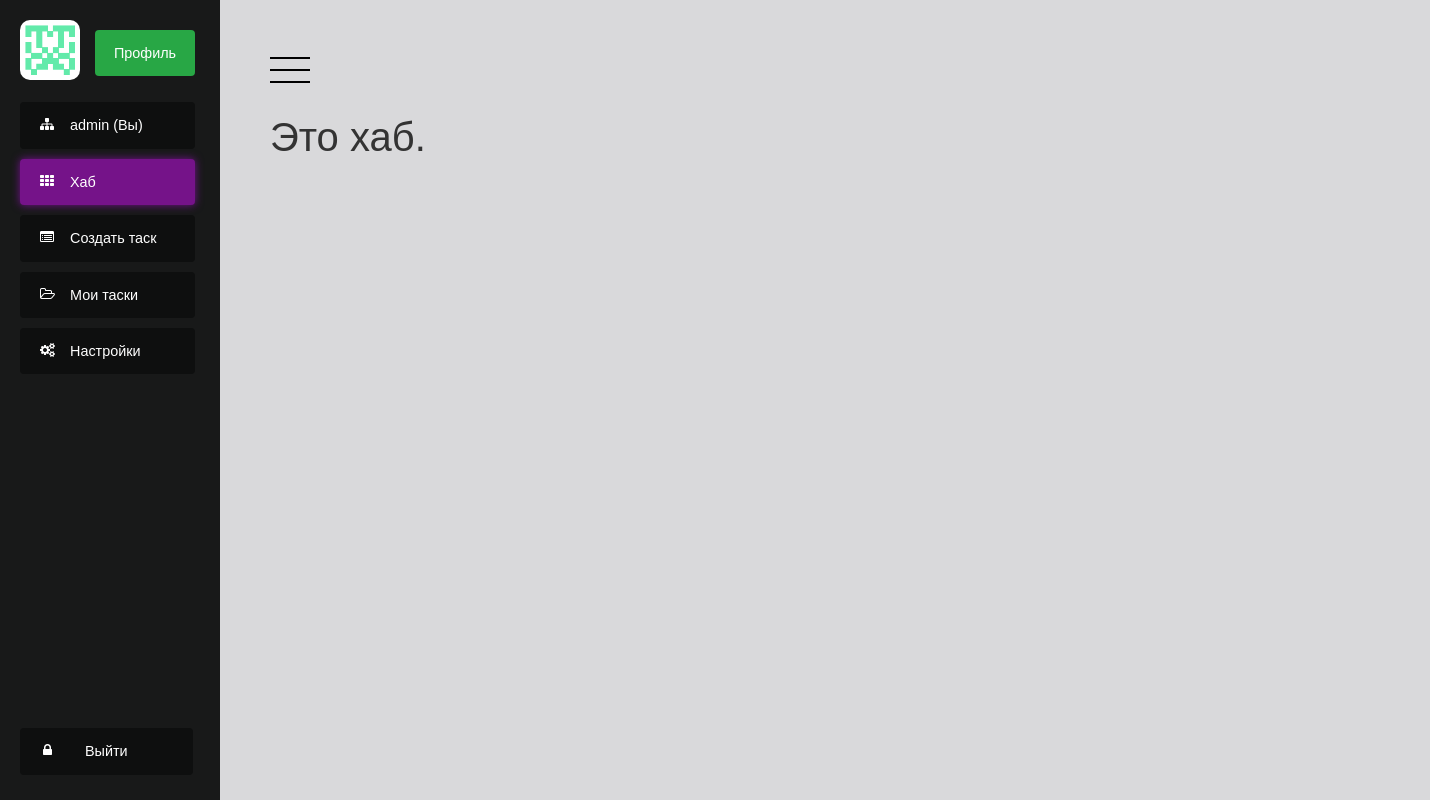
Page / (signed in) on the committed database.
### codev_app/models.py (models this page shows, shortened)
class User(AbstractBaseUser):
    email = models.EmailField(_('email'), unique=True)
    first_name = models.CharField(_('name'), max_length=30, blank=True)
    last_name = models.CharField(_('surname'), max_length=30, blank=True)
    nickname = models.CharField(max_length=30, unique=True)
    bio = models.TextField(max_length=500, blank=True)
    location = models.CharField(max_length=30, blank=True)
    date_joined = models.DateTimeField(_('registered'), auto_now_add=True)
    is_active = models.BooleanField(_('is_active'), default=True)
    avatar = models.ImageField(upload_to='users/avatars/', null=True, blank=True)
    is_superuser = models.BooleanField(default=False)
    objects = UserManager()
    USERNAME_FIELD = 'nickname'
    REQUIRED_FIELDS = [first_name, last_name, nickname, email]
    class Meta:
        verbose_name = _('user')
        verbose_name_plural = _('users')

### codev_app/views.py (the view)
# urls.py: path('', index),
def index(request):
    if request.user.is_authenticated:
        context = get_context(request, 'index')
        context = hab(request)
        print(context['tasks'])
        return render(request, 'hab.html', context)
    return render(request, 'index.html')

### codev_app/views.py (called while the page is built)
def get_context(request, pagename):
    context = {
        'pagename': pagename,
        'user': request.user,
        'registerform': RegistrationForm(request.POST)
    }
    if request.user.is_authenticated:
        context.update({'avatar': request.user.avatar})
    return context

def hab(request):
    tasks = Task.objects.filter(~Q(author = request.user))
    print(tasks)
    context = get_context(request, 'hab')
    context.update({'tasks': tasks})
    return context

### templates/hab.html (shortened to what this page needs)
<!DOCTYPE html>
<html lang="en">
<head>
    <link rel="stylesheet" type="text/css" href="/static/modern_style.css">
</head>
<body>
{% include 'patterns/modern_menu.html' %}
<h1>Это хаб.</h1>
 <br>
{% include 'patterns/modern_footer.html' %}
</body>
</html>

### templates/patterns/modern_menu.html (shortened to what this page needs)
<div class="wrapper">
  <div class="sidebar" style="position: fixed;">
    <ul class="nav">
      <img class="avatar" src="{{ MEDIA_URL }}{{ avatar }}">
       <li class="profile"><a class="profile-button" href = "/profile/{{ user }}"><p> Профиль </p></a></li>
       <li><a {% if pagename == 'profile' %}class="active"{% endif %} href = "/profile/{{ user }}"> {{ user }} (Вы) </a></li>
      <li><a {% if pagename == 'hab' %}class="active"{% endif %} href="/">Хаб</a></li>
      <li><a {% if pagename == 'make_task' %}class="active"{% endif %} href="/add_task">Создать таск</a></li>
      <li><a {% if pagename == 'tasks' %}class="active"{% endif %} href="/tasks">Мои таски</a></li>
      <li><a {% if pagename == 'settings' %}class="active"{% endif %}>Настройки</a></li>
      <li><a class="logout" href="/u/logout/">Выйти</a></li>
    </ul>
  </div>
  <div class="content isOpen">
          <a class="button">
      <svg xmlns="http://www.w3.org/2000/svg" viewBox="0 0 100 100">
        <line x1="0" y1="20" x2="100" y2="20" />
        <line x1="0" y1="50" x2="100" y2="50" />
        <line x1="0" y1="80" x2="100" y2="80" />
      </svg>
    </a>

### static/modern_style.css (style rules this page uses)
*, *::before, *::after { margin: 0; padding: 0; box-sizing: border-box; }
a { text-decoration: none; }
html, body { height: 100%; width: 100%; font-family: 'Montserrat', sans-serif; -webkit-font-smoothing: antialiased; font-smoothing: antialiased; background-color: #2a313d; }
body { font: 500 .9rem/1 'Avenir Next', sans-serif; color: #333; background: rgb(45,48,58); }
.wrapper { display: flex; min-height: 100%; background-color: #181919; }
.sidebar { position: absolute; width: 220px; padding: 20px; }
.content { flex: 1; padding: 50px; background: #d9d9db; transform: translateX(0); transition: transform .3s; }
.content.isOpen { transform: translateX(220px); }
.button { cursor: pointer; }
.button svg { width: 40px; }
h1 { margin-top: 25px; font-size: 40px; font-weight: 400; }
.nav { list-style: none; }
.nav li a { background: #0e0f0f; margin-top: 10px; position: relative; display: block; margin-bottom: 5px; padding: 16px 0 16px 50px; color: #fff; border-radius: 4px; -webkit-transition-duration: 0.4s; transition-duration: 0.5s; transition: all .2s ease-in-out; cursor: pointer; }
.nav li a.logout { padding: 16px 65px 16px 65px; position: absolute; bottom: 1.4em; }
.nav li a.active { background-color: #751389; box-shadow: 0px 0px 8px #751390; }
.nav li a::before { font: 14px fontawesome; position: absolute; top: 15px; left: 20px; }
.nav li:nth-child(3) a::before { content: '\f0e8'; }
.nav li:nth-child(4) a::before { content: '\f00a'; }
.nav li:nth-child(5) a::before { content: '\f022'; }
.nav li:nth-child(6) a::before { content: '\f115'; }
.nav li:nth-child(7) a::before { content: '\f085'; }
.nav li:nth-child(8) a::before { content: '\f023'; left: 23px; }
.avatar { margin-bottom: 10px; height: 60px; width: 60px; -webkit-border-radius: 10px; -moz-border-radius: 10px; border-radius: 10px; cursor: pointer; }
.profile { float: right; text-align-all: center; }
.wrapper .nav .profile a { width: 100px; text-align: center; float: left; }
.sidebar { height: 100%; width: 215px; text-align: left; float: left; }
.profile p { text-align: center; margin-left: -50px; }
.nav li a.profile-button { background-color: #28a745; }
:root { --gutterSm: 0.4rem; --gutterMd: 0.8rem; --gutterLg: 1.6rem; --gutterXl: 2.4rem; --gutterXx: 7.2rem; --colorPrimary400: #7e57c2; --colorPrimary600: #5e35b1; --colorPrimary800: #4527a0; --fontFamily: "Dosis", sans-serif; --fontSizeSm: 1.2rem; --fontSizeMd: 1.6rem; --fontSizeLg: 2.1rem; --fontSizeXl: 2.8rem; --fontSizeXx: 3.6rem; --lineHeightSm: 1.1; --lineHeightMd: 1.8; --transitionDuration: 300ms; --transitionTF: cubic-bezier(0.645, 0.045, 0.355, 1); --inputPaddingV: var(--gutterMd); --inputPaddingH: var(--gutterLg); --inputFontSize: var(--fontSizeLg); --inputLineHeight: var(--lineHeightMd); --labelScaleFactor: 0.8; --labelDefaultPosY: 50%; --labelTransformedPosY: calc( (var(--labelDefaultPosY)) - (var(--inputPaddingV) * var(--labelScaleFactor)) - (var(--inputFontSize) * var(--inputLineHeight)) ); --inputTransitionDuration: var(--transitionDuration); --inputTransitionTF: var(--transitionTF); }
*, *::before, *::after { box-sizing: border-box; }

### rows in the picture
User: avatar (picture), nickname "admin"
